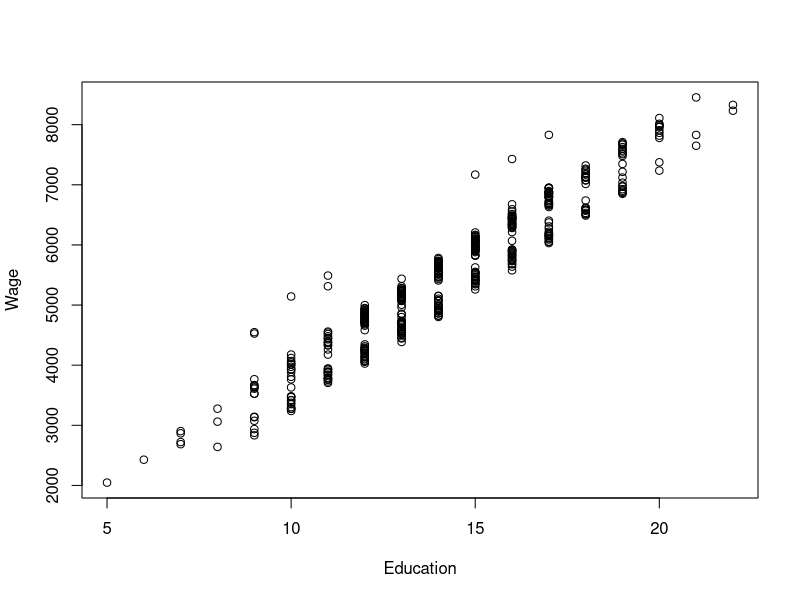
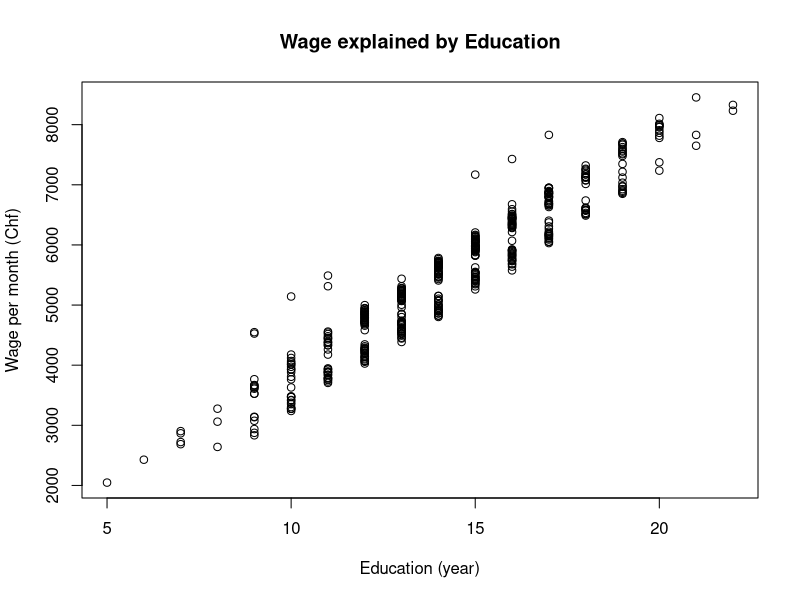
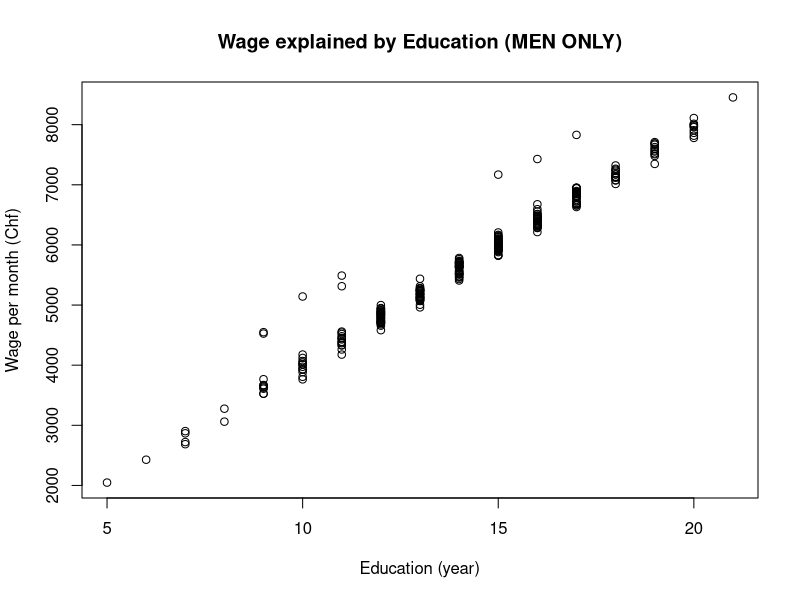
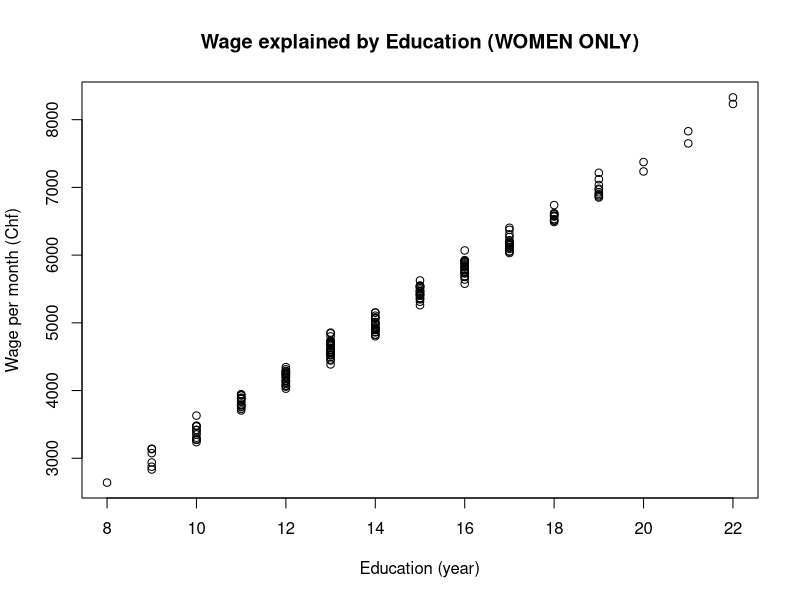
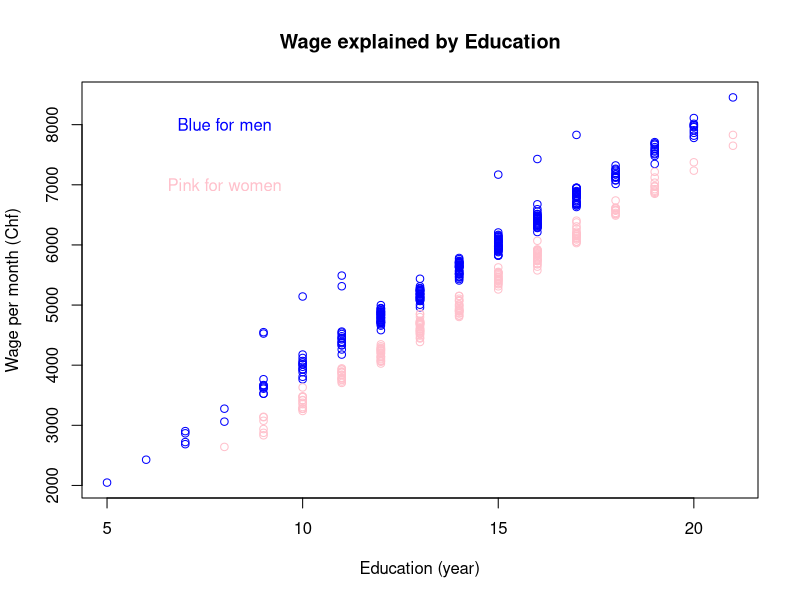

Reproduce these figures in R, in order.
setwd("G:/SLM EXERCISES/Exercise 2")
myData <- read.table("Education.txt", header = T)

# CLEAN THE DATA
myData1 <- myData[-c(234),]
myData2 <- myData1[-c(107),]
myData3 <- myData2[-c(433),]
# We also get rid of the Id column which is not useful
usefuldata <- myData3[,-1]

attach(usefuldata)

# QUESTION 1
plot(Wage~Education)

plot(Wage~Education, main = "Wage explained by Education", xlab = "Education (year)", ylab = "Wage per month (Chf)")
detach(usefuldata)

# QUESTION 2
men <- usefuldata$Gender == "1"
dataMen <- usefuldata[men,-2]

women <- usefuldata$Gender == "2"
dataWomen <- usefuldata[women,-2]

plot(dataMen$Wage~dataMen$Education, main = "Wage explained by Education (MEN ONLY)", xlab = "Education (year)", ylab = "Wage per month (Chf)")

plot(dataWomen$Wage~dataWomen$Education, main = "Wage explained by Education (WOMEN ONLY)", xlab = "Education (year)", ylab = "Wage per month (Chf)")

plot(dataMen$Wage~dataMen$Education, main = "Wage explained by Education", xlab = "Education (year)", ylab = "Wage per month (Chf)", col = "blue")
lines(dataWomen$Wage~dataWomen$Education , type = "p" ,  col = "pink")
text(8,8000, "Blue for men", col = "blue")
text(8,7000, "Pink for women", col = "pink")

# QUESTION 3
myTime <- read.table("Mean20.txt", header = T)
mean(myTime)

# We ask R which is the row where na value is located
which(is.na(myTime))
times <- myTime[-c(20),]
min(times)

# We ask R which is the row where the min value is located
which(times == min(times))
times <- times[-c(21)]

# So, the mean, the median, the standard deviation, the minimum and maximum value are:
mean(times); median(times); sd(times); min(times); max(times)

# QUESTION 4
t.test(times, mu = 7.05, alternative = "two.sided")

# Now we consider original data
t.test(myTime, mu = 7.05, alternative = "two.sided") 
# Why do the results differ?
getOption("na.action") # So the na value is ignored
min(times)
min(myTime[!is.na(myTime)])

# QUESTION 5
t.test(times, mu = 7.05, alternative = "greater")
